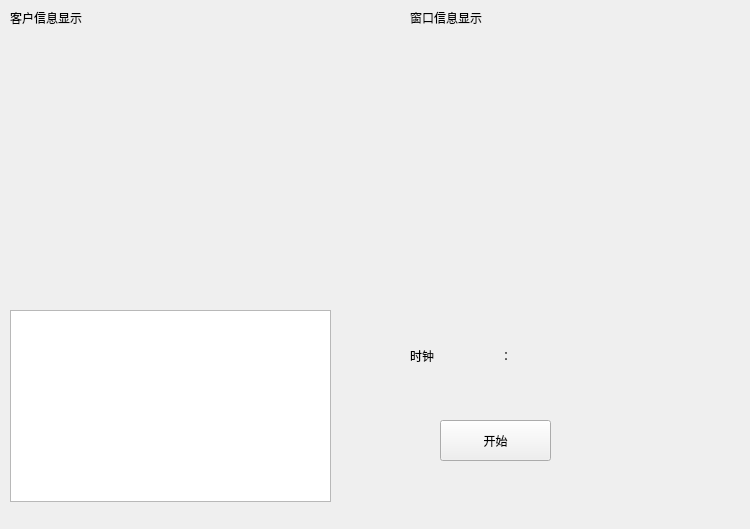
<?xml version="1.0" encoding="UTF-8"?>
<ui version="4.0">
 <class>Widget</class>
 <widget class="QWidget" name="Widget">
  <property name="geometry">
   <rect>
    <x>0</x>
    <y>0</y>
    <width>750</width>
    <height>529</height>
   </rect>
  </property>
  <property name="minimumSize">
   <size>
    <width>750</width>
    <height>500</height>
   </size>
  </property>
  <property name="maximumSize">
   <size>
    <width>750</width>
    <height>600</height>
   </size>
  </property>
  <property name="windowTitle">
   <string>银行管理系统</string>
  </property>
  <widget class="QPushButton" name="btnStart">
   <property name="geometry">
    <rect>
     <x>440</x>
     <y>420</y>
     <width>111</width>
     <height>41</height>
    </rect>
   </property>
   <property name="text">
    <string>开始</string>
   </property>
  </widget>
  <widget class="QLabel" name="labelHour">
   <property name="geometry">
    <rect>
     <x>460</x>
     <y>330</y>
     <width>31</width>
     <height>51</height>
    </rect>
   </property>
   <property name="frameShape">
    <enum>QFrame::NoFrame</enum>
   </property>
   <property name="text">
    <string/>
   </property>
   <property name="alignment">
    <set>Qt::AlignCenter</set>
   </property>
  </widget>
  <widget class="QLabel" name="labelMinute">
   <property name="geometry">
    <rect>
     <x>510</x>
     <y>330</y>
     <width>31</width>
     <height>51</height>
    </rect>
   </property>
   <property name="frameShape">
    <enum>QFrame::NoFrame</enum>
   </property>
   <property name="text">
    <string/>
   </property>
   <property name="alignment">
    <set>Qt::AlignCenter</set>
   </property>
  </widget>
  <widget class="QLabel" name="label">
   <property name="geometry">
    <rect>
     <x>10</x>
     <y>10</y>
     <width>91</width>
     <height>16</height>
    </rect>
   </property>
   <property name="text">
    <string>客户信息显示</string>
   </property>
  </widget>
  <widget class="QLabel" name="label_2">
   <property name="geometry">
    <rect>
     <x>410</x>
     <y>10</y>
     <width>91</width>
     <height>16</height>
    </rect>
   </property>
   <property name="text">
    <string>窗口信息显示</string>
   </property>
  </widget>
  <widget class="QTableWidget" name="tableWidget">
   <property name="geometry">
    <rect>
     <x>10</x>
     <y>310</y>
     <width>321</width>
     <height>192</height>
    </rect>
   </property>
  </widget>
  <widget class="QLabel" name="label_3">
   <property name="geometry">
    <rect>
     <x>500</x>
     <y>330</y>
     <width>16</width>
     <height>51</height>
    </rect>
   </property>
   <property name="text">
    <string>：</string>
   </property>
  </widget>
  <widget class="QLabel" name="labelTime">
   <property name="geometry">
    <rect>
     <x>410</x>
     <y>340</y>
     <width>51</width>
     <height>31</height>
    </rect>
   </property>
   <property name="text">
    <string>时钟</string>
   </property>
  </widget>
 </widget>
 <resources/>
 <connections/>
</ui>
